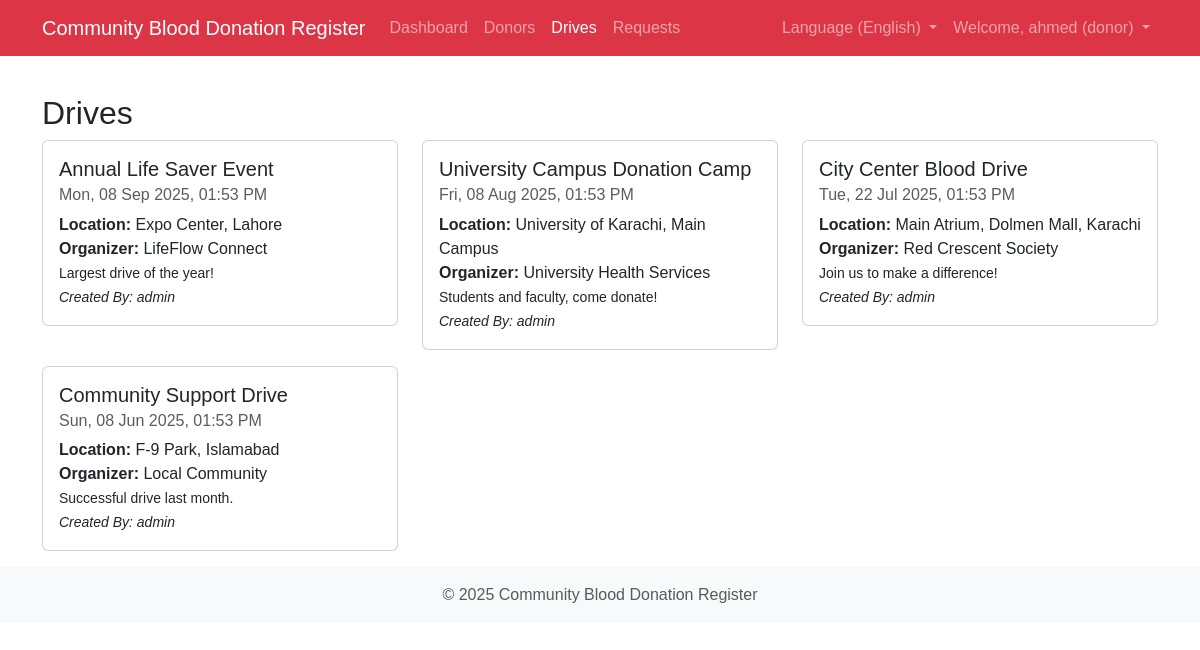
Screenshot of /index.php?page=drives&lang=en (signed in) with the database file from the repository.
### tables this page shows
CREATE TABLE drives (
            id INTEGER PRIMARY KEY AUTOINCREMENT,
            title TEXT NOT NULL,
            drive_date DATETIME NOT NULL,
            location TEXT NOT NULL,
            location_url TEXT,
            organizer TEXT,
            description TEXT,
            status TEXT DEFAULT 'upcoming' CHECK(status IN ('upcoming', 'completed', 'cancelled')),
            created_by INTEGER NOT NULL,
            created_at DATETIME DEFAULT CURRENT_TIMESTAMP,
            FOREIGN KEY (created_by) REFERENCES users(id) ON DELETE CASCADE
        );

CREATE TABLE users (
            id INTEGER PRIMARY KEY AUTOINCREMENT,
            username TEXT UNIQUE NOT NULL,
            email TEXT UNIQUE NOT NULL,
            password_hash TEXT NOT NULL,
            full_name TEXT NOT NULL,
            contact_number TEXT,
            role TEXT NOT NULL DEFAULT 'donor' CHECK(role IN ('donor', 'admin')),
            approved INTEGER DEFAULT 0, -- 0 for pending, 1 for approved
            first_login INTEGER DEFAULT 1, -- 1 for first login, 0 after password change
            created_at DATETIME DEFAULT CURRENT_TIMESTAMP
        );

### index.php (the view, shortened to what this page needs)
<?php
$current_lang = isset($_SESSION['lang']) ? $_SESSION['lang'] : (isset($_GET['lang']) ? $_GET['lang'] : DEFAULT_LANG);
function t($key) {
    global $LANGUAGES, $current_lang;
    return $LANGUAGES[$current_lang][$key] ?? $LANGUAGES[DEFAULT_LANG][$key] ?? $key;
}
function get_db() {
    static $db = null;
    if ($db === null) {
        try {
            $db = new PDO('sqlite:' . DB_FILE);
            $db->setAttribute(PDO::ATTR_ERRMODE, PDO::ERRMODE_EXCEPTION);
            $db->setAttribute(PDO::ATTR_DEFAULT_FETCH_MODE, PDO::FETCH_ASSOC);
            $db->exec("PRAGMA foreign_keys = ON;");
        } catch (PDOException $e) {
            die("DB Connection Error: " . $e->getMessage());
        }
    }
    return $db;
}
function get_setting($key) {
    $db = get_db();
    $stmt = $db->prepare("SELECT value FROM settings WHERE key = ?");
    $stmt->execute([$key]);
    $result = $stmt->fetchColumn();
    return $result !== false ? $result : null;
}
function is_logged_in() {
    return isset($_SESSION['user_id']);
}
function get_current_user_role() {
    return $_SESSION['role'] ?? 'public';
}
function get_current_username() {
    return $_SESSION['username'] ?? null;
}
function check_permission($action_roles) {
    $user_role = get_current_user_role();
    if (is_array($action_roles)) {
        return in_array($user_role, $action_roles);
    } else {
        return $user_role === $action_roles;
    }
}
function sanitize($data) {
    return htmlspecialchars(trim($data), ENT_QUOTES, 'UTF-8');
}
$page = sanitize($_GET['page'] ?? 'dashboard');
$db = get_db();
$site_title_db = get_setting('site_title');
$site_title = $site_title_db ? $site_title_db : SITE_TITLE;
?>
<!DOCTYPE html>
<html lang="<?= $current_lang ?>" dir="<?= ($current_lang == 'ur') ? 'rtl' : 'ltr' ?>">
<head>
    <link href="https://cdn.jsdelivr.net/npm/bootstrap@5.3.0-alpha1/dist/css/bootstrap.min.css" rel="stylesheet">
</head>
<body>
<nav class="navbar navbar-expand-lg navbar-dark bg-danger fixed-top">
    <div class="container">
        <a class="navbar-brand" href="?page=dashboard&lang=<?= $current_lang ?>"><?= sanitize(t($site_title)) ?></a>
        <div class="collapse navbar-collapse" id="navbarNav">
            <ul class="navbar-nav me-auto mb-2 mb-lg-0">
                <?php if (is_logged_in() || check_permission('public')): ?>
                    <li class="nav-item"><a class="nav-link <?= ($page=='dashboard')?'active':'' ?>" href="?page=dashboard&lang=<?= $current_lang ?>"><?= t('dashboard') ?></a></li>
                    <li class="nav-item"><a class="nav-link <?= ($page=='donors')?'active':'' ?>" href="?page=donors&lang=<?= $current_lang ?>"><?= t('donors') ?></a></li>
                    <li class="nav-item"><a class="nav-link <?= ($page=='drives')?'active':'' ?>" href="?page=drives&lang=<?= $current_lang ?>"><?= t('drives') ?></a></li>
                    <li class="nav-item"><a class="nav-link <?= ($page=='requests'||$page=='submit_request')?'active':'' ?>" href="?page=requests&lang=<?= $current_lang ?>"><?= t('requests') ?></a></li>
                <?php endif; ?>
            </ul>
            <ul class="navbar-nav ms-auto mb-2 mb-lg-0">
                 <li class="nav-item dropdown">
                    <a class="nav-link dropdown-toggle" href="#" id="languageDropdown" role="button" data-bs-toggle="dropdown" aria-expanded="false">
                        <?= t('language') ?> (<?= $current_lang == 'en' ? t('english') : t('urdu') ?>)
                    </a>
                </li>
                <?php if (is_logged_in()): ?>
                     <li class="nav-item dropdown">
                         <a class="nav-link dropdown-toggle" href="#" id="userDropdown" role="button" data-bs-toggle="dropdown" aria-expanded="false">
                             <?= t('welcome') ?>, <?= sanitize(get_current_username()) ?> (<?= t(get_current_user_role()) ?>)
                         </a>
                     </li>
                <?php endif; ?>
            </ul>
        </div>
    </div>
</nav>
<div class="container mt-4">
    <?php
    switch ($page) {
            ?>
            <?php
        case 'drives':
             $sql = "SELECT d.*, u.username as creator_username FROM drives d LEFT JOIN users u ON d.created_by = u.id ORDER BY d.drive_date DESC";
             $stmt = $db->query($sql);
             $drives = $stmt->fetchAll();
            ?>
            <h2><?= t('drives') ?></h2>
             <div class="row">
                 <?php if ($drives): ?>
                     <?php foreach ($drives as $drive): ?>
                     <div class="col-md-6 col-lg-4">
                         <div class="card">
                             <div class="card-body">
                                 <h5 class="card-title"><?= sanitize($drive['title']) ?></h5>
                                 <h6 class="card-subtitle mb-2 text-muted"><?= date('D, d M Y, h:i A', strtotime($drive['drive_date'])) ?></h6>
                                 <p class="card-text"><strong><?= t('location') ?>:</strong> <?= sanitize($drive['location']) ?><br>
                                     <?php if($drive['organizer']): ?><strong><?= t('organizer') ?>:</strong> <?= sanitize($drive['organizer']) ?><br><?php endif; ?>
                                     <?php if($drive['description']): ?><small><?= nl2br(sanitize($drive['description'])) ?></small><br><?php endif; ?>
                                     <?php if($drive['creator_username']): ?><small><em><?= t('created_by') ?>: <?= sanitize($drive['creator_username']) ?></em></small><?php endif; ?>
                                 </p>
                             </div>
                         </div>
                     </div>
                     <?php endforeach; ?>
                 <?php else: ?>
                     <p><?= t('no_records') ?></p>
                 <?php endif; ?>
             </div>
            <?php
            break;
            ?>
            <?php
    }
    ?>
</div>
<footer class="footer mt-auto py-3 bg-light">
    <div class="container text-center">
        <span class="text-muted">&copy; <?= date('Y') ?> <?= sanitize(t($site_title)) ?></span>
    </div>
</footer>
</body>
</html>

### index.php (style rules this page uses)
body { font-family: sans-serif; }
.card { margin-bottom:1rem; }
body { padding-top: 70px; }

### rows the page displays
drives: title "Annual Life Saver Event", drive_date "Mon, 08 Sep 2025, 01:53 PM", location "Expo Center, Lahore", organizer "LifeFlow Connect", description "Largest drive of the year!", created_by.username "admin"
drives: title "University Campus Donation Camp", drive_date "Fri, 08 Aug 2025, 01:53 PM", location "University of Karachi, Main Campus", organizer "University Health Services", description "Students and faculty, come donate!", created_by.username "admin"
drives: title "City Center Blood Drive", drive_date "Tue, 22 Jul 2025, 01:53 PM", location "Main Atrium, Dolmen Mall, Karachi", organizer "Red Crescent Society", description "Join us to make a difference!", created_by.username "admin"
drives: title "Community Support Drive", drive_date "Sun, 08 Jun 2025, 01:53 PM", location "F-9 Park, Islamabad", organizer "Local Community", description "Successful drive last month.", created_by.username "admin"

### other values shown
t($site_title) "Community Blood Donation Register"
t('dashboard') "Dashboard"
t('donors') "Donors"
t('drives') "Drives"
t('requests') "Requests"
t('language') "Language"
t('english') "English"
t('welcome') "Welcome"
get_current_username() "ahmed"
t(get_current_user_role()) "donor"
